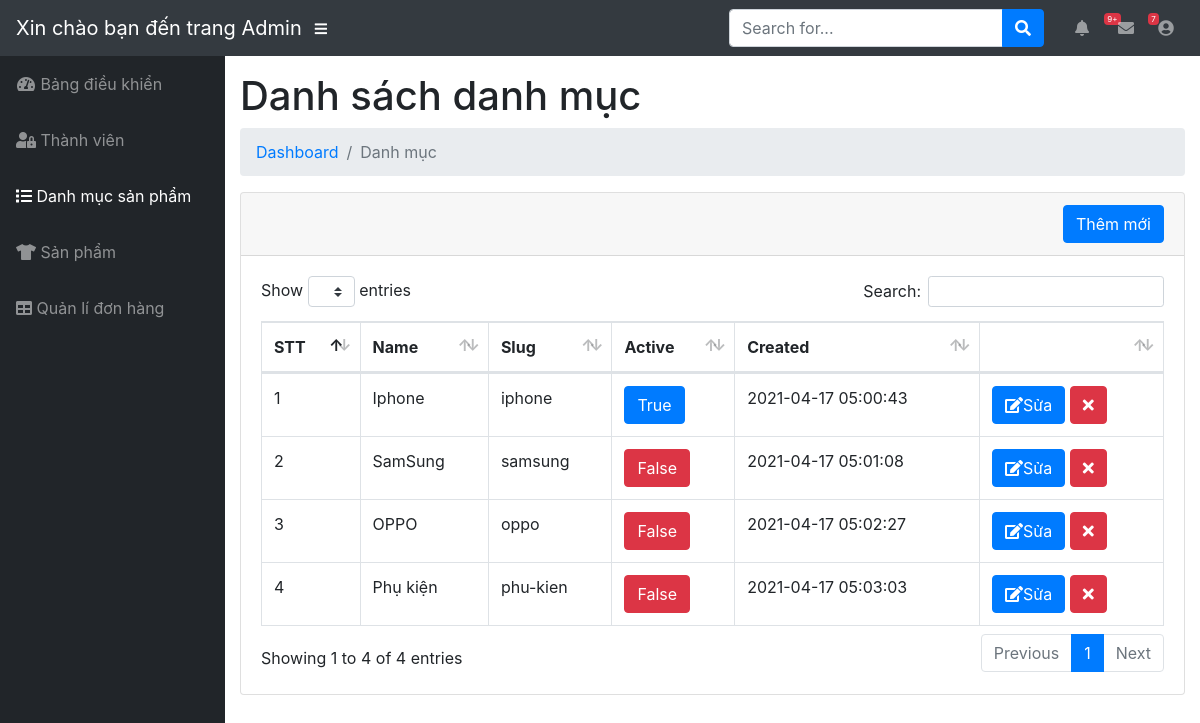
Page /admin/modules/category/index.php (signed in) on the committed database.
### tables this page shows
CREATE TABLE `category` (
  `id` int(11) NOT NULL,
  `name` varchar(100) DEFAULT NULL,
  `slug` varchar(100) DEFAULT NULL,
  `images` varchar(100) DEFAULT NULL,
  `banner` varchar(100) DEFAULT NULL,
  `active` tinyint(4) DEFAULT 0,
  `status` tinyint(4) DEFAULT 1,
  `class` varchar(100) NOT NULL,
  `created_at` timestamp NOT NULL DEFAULT current_timestamp(),
  `updated_at` timestamp NOT NULL DEFAULT current_timestamp() ON UPDATE current_timestamp()
);

### lib/database.php (called while the page is built, shortened)
<?php
class Database
{
    public $link;
    public function __construct()
    {
        $this->link = mysqli_connect("localhost:3306", "root", "", "cuoiky") or die();
        mysqli_set_charset($this->link, "utf8");
    }
    public function fetchAll($table)
    {
        $sql = "SELECT * FROM {$table} WHERE 1";
        $result = mysqli_query($this->link, $sql) or die("Lỗi Truy Vấn fetchAll " . mysqli_error($this->link));
        $data = [];
        if ($result) {
            while ($num = mysqli_fetch_assoc($result)) {
                $data[] = $num;
            }
        }
        return $data;
    }
}

### admin/autoload/autoload.php (called while the page is built, shortened)
<?php
require_once __DIR__ . "/../../lib/database.php";
$db = new Database;

### admin/modules/category/index.php (the view, shortened to what this page needs)
<?php
    require_once __DIR__. "/../../autoload/autoload.php";
    $category = $db -> fetchAll("category");
?>
<?php require_once __DIR__. "/../../layouts/header.php" ?>
    <div id="content-wrapper">
      <div class="container-fluid">
          <h1 class="page-header">Danh sách danh mục</h1>
        <ol class="breadcrumb">
          <li class="breadcrumb-item">
            <a href="index.html">Dashboard</a>
          </li>
          <li class="breadcrumb-item active">Danh mục</li>
        </ol>
        <div class="row">
            <div class="col-md-12">
            <div class="card mb-3">
          <div class="card-header">
            <a href="add.php">
                <button class="btn btn-primary float-right">Thêm mới</button>
            </a>
        </div>
          <div class="card-body">
            <div class="table-responsive">
              <table class="table table-bordered" id="dataTable" width="100%" cellspacing="0">
                <thead>
                  <tr>
                    <th>STT</th>
                    <th>Name</th>
                    <th>Slug</th>
                    <th>Active</th>
                    <th>Created</th>
                    <th></th>
                  </tr>
                </thead>
                <tbody>
                 <?php $stt = 1; foreach ($category as $item): ?>
                      <tr>
                        <td><?php echo $stt ?></td>
                        <td><?php echo $item['name'] ?></td>
                        <td><?php echo $item['slug'] ?></td>
                         <td>
                          <a class="btn btn-xs <?php echo $item['active'] == 1 ? 'btn-primary' : 'btn-danger' ?>" href="active.php?id=<?php echo $item['id'] ?>">
                            <?php echo $item['active'] == 1 ? 'True' : 'False' ?>
                         </a>
                        <td><?php echo $item['created_at'] ?></td>
                        <td>
                          <a class="btn btn-xs btn-primary" href="edit.php?id=<?php echo $item['id'] ?>"><i class="fa fa-edit"></i>Sửa</a>
                          <a class="btn btn-xs btn-danger" href="delete.php?id=<?php echo $item['id'] ?>"><i class="fa fa-times"></i></a>
                        </td>
                      </tr>
                 <?php $stt++ ;  endforeach  ?>
                </tbody>
              </table>
            </div>
          </div>
        </div>
        </div>
       </div>
        </div>
     <?php require_once __DIR__. "/../../layouts/footer.php" ?>

### rows in the picture
category: name "Iphone", slug "iphone", active "True", created_at "2021-04-17 05:00:43"
category: name "SamSung", slug "samsung", active "False", created_at "2021-04-17 05:01:08"
category: name "OPPO", slug "oppo", active "False", created_at "2021-04-17 05:02:27"
category: name "Phụ kiện", slug "phu-kien", active "False", created_at "2021-04-17 05:03:03"
